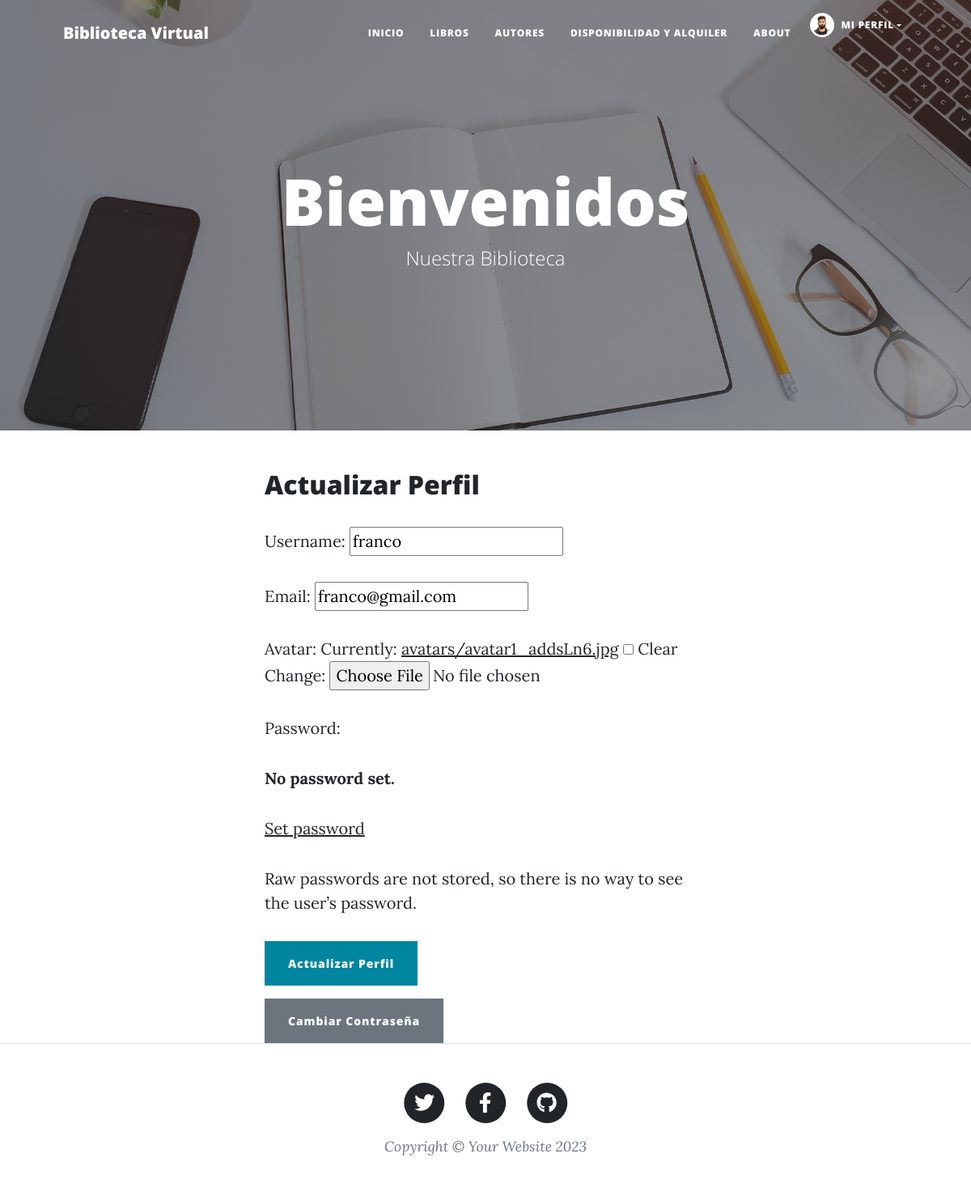
Page /users/profile/ (signed in) on the committed database.
### users/models.py (models this page shows, shortened)
class CustomUser(AbstractUser):
    email = models.EmailField(unique=True)
    username = models.CharField(max_length=150, unique=True)
    avatar = models.ImageField(upload_to='avatars/', null=True, blank=True)

### users/views.py (the view)
# urls.py: path('profile/', ProfileUpdateView.as_view(), name='profile'),
class ProfileUpdateView(LoginRequiredMixin, UpdateView):
    model = CustomUser
    form_class = CustomUserChangeForm
    template_name = 'users/update.html'
    success_url = reverse_lazy('profile')  # Redirige al perfil tras la actualización.
    def get_object(self):
        return self.request.user

### users/forms.py
class CustomUserChangeForm(UserChangeForm):
    avatar = forms.ImageField(required=False)
    class Meta:
        model = CustomUser  # Especifica que el modelo a utilizar es CustomUser.
        fields = ('username', 'email', 'avatar')  # Campos que se pueden actualizar en el formulario.

### users/templates/users/update.html (shortened to what this page needs)
{% extends 'AppBiblioteca/base.html' %}
{% block ContenidoQueCambia %}
  <div class="container mt-4">
    <div class="row justify-content-center">
      <div class="col-md-6">
        <h2 class="mb-4">Actualizar Perfil</h2>
        <form method="post" enctype="multipart/form-data">
          {{ form.as_p }}
          <button type="submit" class="btn btn-primary btn-block">Actualizar Perfil</button>
        </form>
        <a href="{% url 'password_change' %}" class="btn btn-secondary mt-3">Cambiar Contraseña</a>
      </div>
    </div>
  </div>
{% endblock %}

### AppBiblioteca/templates/AppBiblioteca/Base.html (shortened to what this page needs)
{% load static %}
<!DOCTYPE html>
<html lang="en">
<head>
    <link href="{% static 'AppBiblioteca/css/styles.css' %}" rel="stylesheet" />
</head>
<body>
    <nav class="navbar navbar-expand-lg navbar-light" id="mainNav">
        <div class="container px-4 px-lg-5">
            <a class="navbar-brand" href="{% url 'pagina_inicio' %}">Biblioteca Virtual</a>
            <div class="collapse navbar-collapse" id="navbarResponsive">
                <ul class="navbar-nav ms-auto py-4 py-lg-0">
                    <li class="nav-item"><a class="nav-link px-lg-3 py-3 py-lg-4" href="{% url 'pagina_inicio' %}">Inicio</a></li>
                    <li class="nav-item"><a class="nav-link px-lg-3 py-3 py-lg-4" href="{% url 'listar_libros' %}">Libros</a></li>
                    <li class="nav-item"><a class="nav-link px-lg-3 py-3 py-lg-4" href="{% url 'listar_autores' %}">Autores</a></li>
                    <li class="nav-item"><a class="nav-link px-lg-3 py-3 py-lg-4" href="{% url 'disponibilidad_y_alquiler' %}">Disponibilidad y Alquiler</a></li>
                    <li class="nav-item"><a class="nav-link px-lg-3 py-3 py-lg-4" href="{% url 'about' %}">About</a></li>
                    <li class="nav-item dropdown">
                        <a class="nav-link dropdown-toggle d-flex align-items-center" href="#" id="authDropdown" role="button" data-bs-toggle="dropdown" aria-expanded="false">
                            {% if user.is_authenticated %}
                                {% if user.avatar %}
                                    <img src="{{ user.avatar.url }}" alt="Avatar de {{ user.username }}" class="rounded-circle" style="width: 30px; height: 30px; object-fit: cover; margin-right: 8px;">
                                {% endif %}
                                Mi Perfil
                            {% else %}
                                Ingresar
                            {% endif %}
                        </a>
                    </li>
                </ul>
            </div>
        </div>
    </nav>
    <header class="masthead" style="background-image: url('{% static 'AppBiblioteca/assets/img/home-bg.jpg' %}')">
        <div class="container position-relative px-4 px-lg-5">
            <div class="row gx-4 gx-lg-5 justify-content-center">
                <div class="col-md-10 col-lg-8 col-xl-7">
                    <div class="site-heading">
                        <h1>Bienvenidos</h1>
                        <span class="subheading">Nuestra Biblioteca</span>
                    </div>
                </div>
            </div>
        </div>
    </header>
    {% block ContenidoQueCambia %}
    {% endblock %}
    <footer class="border-top">
        <div class="container px-4 px-lg-5">
            <div class="row gx-4 gx-lg-5 justify-content-center">
                <div class="col-md-10 col-lg-8 col-xl-7">
                    <ul class="list-inline text-center">
                        <li class="list-inline-item">
                            <a href="#!">
                                <span class="fa-stack fa-lg">
                                    <i class="fas fa-circle fa-stack-2x"></i>
                                    <i class="fab fa-twitter fa-stack-1x fa-inverse"></i>
                                </span>
                            </a>
                        </li>
                        <li class="list-inline-item">
                            <a href="#!">
                                <span class="fa-stack fa-lg">
                                    <i class="fas fa-circle fa-stack-2x"></i>
                                    <i class="fab fa-facebook-f fa-stack-1x fa-inverse"></i>
                                </span>
                            </a>
                        </li>
                        <li class="list-inline-item">
                            <a href="#!">
                                <span class="fa-stack fa-lg">
                                    <i class="fas fa-circle fa-stack-2x"></i>
                                    <i class="fab fa-github fa-stack-1x fa-inverse"></i>
                                </span>
                            </a>
                        </li>
                    </ul>
                    <div class="small text-center text-muted fst-italic">Copyright &copy; Your Website 2023</div>
                </div>
            </div>
        </div>
    </footer>
</body>
</html>

### rows in the picture
CustomUser: avatar (picture), username "franco", email "franco@gmail.com"
